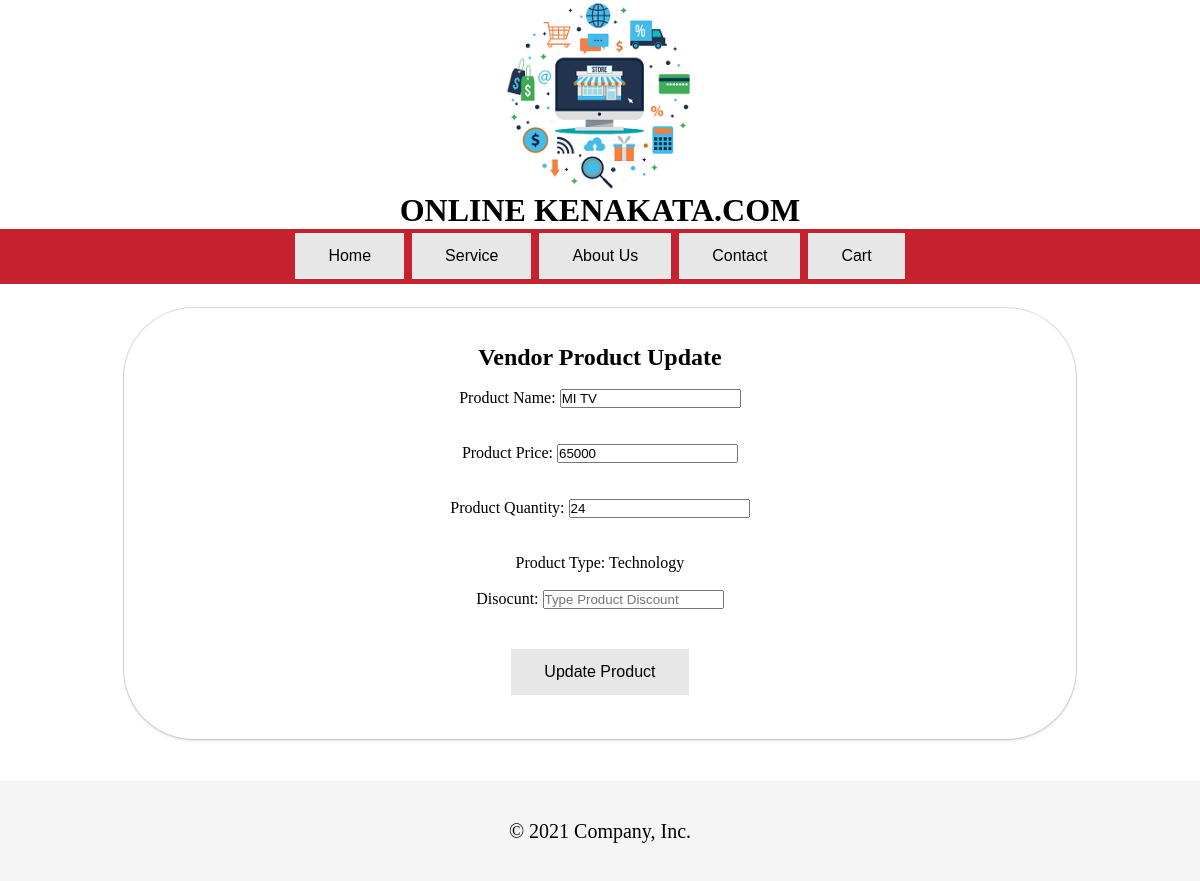
Screenshot of /index/vendor_issuediscount02.php?id=25 (signed in) with the database file from the repository.
### tables this page shows
CREATE TABLE `product` (
  `id` int(11) NOT NULL,
  `name` varchar(30) NOT NULL,
  `quantity` int(6) NOT NULL,
  `price` int(6) NOT NULL,
  `type` varchar(10) NOT NULL,
  `image` varchar(250) NOT NULL,
  `vendor_Id` int(11) NOT NULL
);

CREATE TABLE `vendor` (
  `id` int(11) NOT NULL,
  `fname` varchar(10) NOT NULL,
  `lname` varchar(10) NOT NULL,
  `email` varchar(30) NOT NULL,
  `password` varchar(8) NOT NULL,
  `number` varchar(11) NOT NULL,
  `address` varchar(30) NOT NULL,
  `nid` int(20) NOT NULL,
  `dob` varchar(10) NOT NULL,
  `gender` varchar(6) NOT NULL,
  `vtype` varchar(10) NOT NULL,
  `shop_Name` varchar(20) NOT NULL,
  `balance` int(11) NOT NULL DEFAULT 0,
  `manager_Id` int(11) NOT NULL
);

### index/vendor_issuediscount02.php (the view, shortened to what this page needs)
<Doctype html>
<html>
<head>
    <link rel="stylesheet" href="stylesheet/vendor_addproductstyle.css">
</head>
<body>
<?php
$pname = $ptype = "";
$pprice = $pquantity = 0;
$email = $_SESSION['email'];
$host = "localhost";
$user = "wt_projectuser";
$pass = "123";
$db = "wt_project";
$conn1 = new mysqli($host, $user, $pass, $db);
if($conn1->connect_error)
{
    echo "Database Connection Failed!";
    echo "<br>";
    echo $conn1->connect_error;
}
else
{
    $stmt1 = $conn1->prepare("select vtype from vendor where email=?");
    $stmt1->bind_param("s", $email);
    $stmt1->execute();
    $res2 = $stmt1->get_result();
    $user = $res2->fetch_assoc();
    $ptype = $user['vtype'];
    $p1= (int)$_GET['id'];
    $stmt1 = $conn1->prepare("select id, name, price, quantity from product where id=?");
    $stmt1->bind_param("i", $p1);
    $stmt1->execute();
    $res2 = $stmt1->get_result();
    $user = $res2->fetch_assoc();
    $pname = $user['name'];
    $pprice = $user['price'];
    $pquantity = $user['quantity'];
}
?>
<?php include("static_header.php")
    ?>
    <form action="<?php echo htmlspecialchars($_SERVER['PHP_SELF']) ?>" method="POST">
    <div class="container">
        <div class="row">
            <div class="col-10">
                <div class="box">
                    <div class="abc">
                        <h2>Vendor Product Update</h2>
                        <br>
                    </div>
                    Product Name: <input type="text" name="pname"  placeholder="Type Product Name" size="20px" value="<?php echo $pname ?>">
                      <br><br>
                       Product Price: <input type="number" name="pprice"  placeholder="Type Product Price" size="20px" value="<?php echo $pprice ?>">
                      <br><br>
                       Product Quantity: <input type="number" name="pquantity"  placeholder="Type Product Quantity" size="20px" value="<?php echo $pquantity ?>">
                      <br><br>
                      Product Type: <?php echo $ptype ?>
                      <br><br>
                      Disocunt: <input type="number" name="pdiscount"  placeholder="Type Product Discount" size="20px" value="">
                      <br><br>
                      <input  class="button" type="submit" value="Update Product">
                </div>
            </div>
        </div>
        <?php include('static_footer.php')
        ?>
    </div>
    </form>
</body>
</html>

### index/stylesheet/head_style.css (style rules this page uses)
* { margin:0px; padding: 0px; }
body { margin:0px; padding: 0px; }
.button { background-color: #e7e7e7; border: none; color: black; padding: 14px 33px; text-align: center; text-decoration: none; display: inline-block; font-size: 16px; margin: 4px 2px; cursor: pointer; }

### rows the page displays
product: pname "MI TV", pprice "65000", pquantity "24"
vendor: vtype "Technology"
